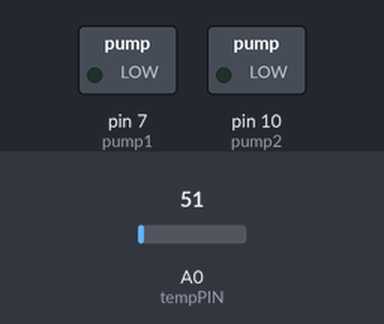
Bench run of a sketch on a simulated Arduino Uno, built with avr-gcc and run on an emulated ATmega328P. Shown: switched loads named in the sketch (green lamp = pin HIGH). The test bench sets the inputs (shaded band); at power-on: A0 (tempPIN) = 51.

Above: at 1.2 s.
1.3 s: A0 (tempPIN) set to 59
At 1.8 s:
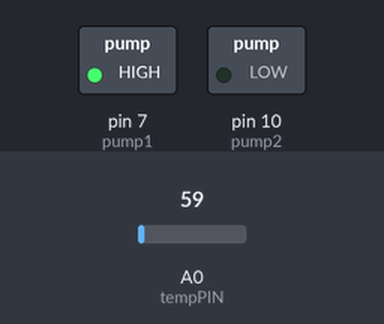
Timing chart, 0 to 4.3 s (numbered marks = the images above; inputs shaded):
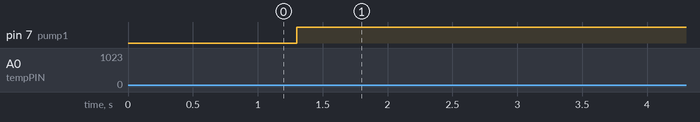

Measured:
- the behaviour switches between 54 and 55 on A0 (tempPIN) (found by bisection; images 0 and 1)
- after the input at 1.3 s, pin 7 (pump1): LOW → HIGH at once

The sketch:

rev_1.ino
```cpp
byte pump1 = 7;
byte pump2 = 10;
int tempPIN = A0;
boolean InPanel = false;

void pumpToResevoir() {
  digitalWrite(pump1, HIGH); // turn pump1 on
  digitalWrite(pump2, LOW); // turn off pump2
  delay(5000);
  InPanel = false;
}

void pumpToPanel() {
  digitalWrite(pump1, LOW); // turn pump1 off
  digitalWrite(pump2, HIGH); // turn pump2 on
  delay(5000);
  InPanel = true;
}

void sleep(int seconds) {
  //sleep
}

float temperatureRead() {
  /*
   * check temperature
   * code is for temperature sensor LM35
   * possibly add an LED screen showing the current temperature
   */
   int val = analogRead(tempPIN); // read from sensor and save to val

   float milliVolt = val*(5000.0/1024.0);         // convert ADC value to millivolt
   float tempC = milliVolt/10;                    // Convert millivolt to Celsius
   float tempF = (tempC * 1.8) + 32.0;            // Convert Celcius to Fahrenheit

   return tempF;
}

void setup() {
   Serial.begin(9600);
   pinMode(pump1, OUTPUT); // set pump1 (pin 7) as output
   pinMode(pump2, OUTPUT); // set pump2 (pin 10) as output
}

void loop() {
   // read the current temp
   float tempF = temperatureRead();

   // check if temp in resevoir is too hot or cold -> pump to resevoir
   if ((tempF < 60) or (tempF > 80)) {
     pumpToResevoir();
   }

   // if within range leave in panel or pump into panel from resevoir
   else {
     if (InPanel = false) {
       pumpToPanel();
     }
   }

   //Arduino sleep for 1 hour = 3600000 milliseconds
   sleep(3600000);
}
```
